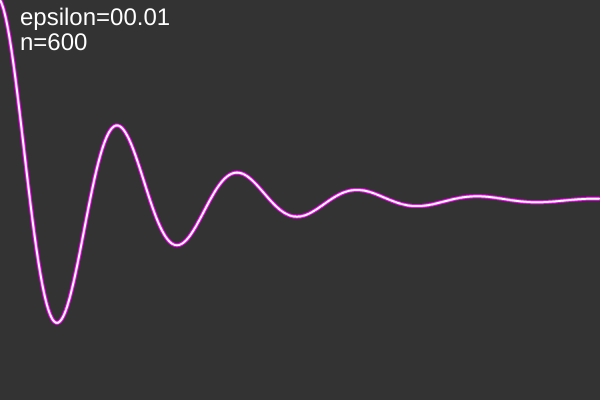
Frame 1 (no input)
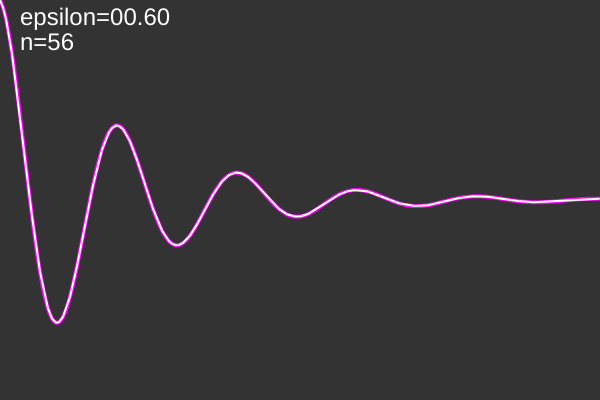
Frame 60 (no input)
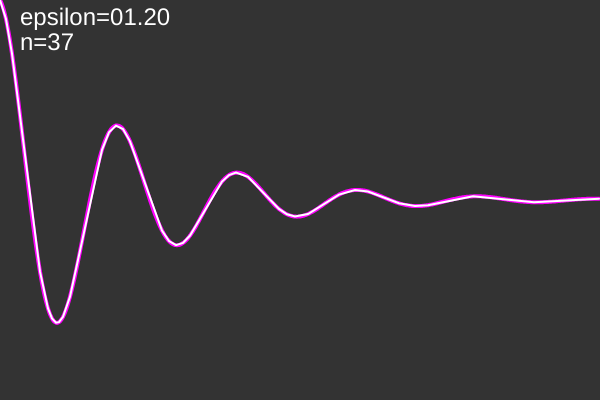
Frame 120 (the mouse pressed at the canvas centre since frame 60)

The p5.js sketch that drew these frames (run headless with seeded random() and noise() and a simulated clock; from frame 60 on, the mouse is pressed at the canvas centre):

// p5.js sketch
// ── sketch.js

// https://en.wikipedia.org/wiki/Ramer%E2%80%93Douglas%E2%80%93Peucker_algorithm

/*
    Ramer-Douglas-Peucker Algorithm

        iterative end-point fit algorithm
        An algorithm that decimates a curve composed of line segments to
            a similar curve with fewer points.
        It was one of the earliest sucessful algorithms developed for 
            cartographic generalization.

        - Idea
            The purpose of the algorithm is, given a curve composed of line segments,
                to find a similar curve with fewer points.
            The algorithm defines 'dissimilar' based on the maximum distance between
                the original curve and the simplified curve (i.e. the Hausdorff distance).
            The simplified curve consists of a subset of the points that defined the original curve.

        - Algorithm

            The starting curve is an ordered set of points or lines and the distance dimension epsilon > 0.
            The algorithm recursively divides the line.
            Initially it is given all the points between the first and last point.
            It automatically marks the first and last point to be kept.
            It then finds the point that is farthest from the line segment with the first and last points
                as end points; this point is obviously farthest on the curve from the 
                approximating line segment between the end points.
            If the point is closer than epsilon to the line segment, then any points not currently marked
                to be kept can be discarded without the simplified curve being worse than epsilon.
            If the point farthest from the line segment is greater than epsilon from the approximation
                then that point must be kept.
            The algorithm recursively calls itself with the first point and the farthest point
                and then with the farthest point and the last point, which includes the farthest point
                being marked as kept.
            When the recursion is completed a new output curve can be generated consisting of 
                all and only those points that have been marked as kept.

            - Psudocode

            * assumes the input is a 1-based array
            function DouglasPeucker(PointList[], epsilon)

                // Find the point with the maximum distance
                dmax = 0
                index = 0
                end = length(PointList)
                for i = 2 to (end - 1) {
                    d = perpendicularDistance(PointList[i], Line(PointList[1], PointList[end]))
                    if (d > dmax) {
                        index = i
                        dmax = d
                    }
                }
                ResultList[] = empty;

                // If max distance is greater than epsilon, recursively simplify
                if (dmax > epsilon) {
                    // Recursive call
                    recResults1[] = DouglasPeucker(PointList[1...index], epsilon)
                    recResults2[] = DouglasPeucker(PointList[index...end], epsilon)

                    // Build the result list
                    ResultList[] = { recResults1[1...length(recResults1)-1], recResults2[1...length(recResults2)] }
                } else {
                    ResultList[] = { PointList[1], PointList[end] }
                }

                return ResultList[]

            end

*/

const allPoints = [];
let epsilon = 0;

function setup() {
    createCanvas(600, 400);
    allPoints.push(
        ...Array(width).fill(0)
        .map((_, i) => map(i, 0, width, 0, 5))  // xval
        .map(x => exp(-x) * cos(TWO_PI * x))    // yval
        .map(y => map(y, -1, 1, height, 0))
        .map((j, i) => createVector(i, j))
    );
}

function rdp(startIndex, endIndex, allPoints, rdpPoints) {
    const nextIndex = findFurthest(allPoints, startIndex, endIndex);
    if (nextIndex > 0) {
        if(startIndex !== nextIndex) {
            rdp(startIndex, nextIndex, allPoints, rdpPoints);
        }
        rdpPoints.push(allPoints[nextIndex]);
        if (endIndex !== nextIndex) {
            rdp(nextIndex, endIndex, allPoints, rdpPoints);
        }
    }
}

function findFurthest(points, a, b) {
    let recordDistance = -1;
    let furthestIndex = -1;
    const start = points[a];
    const end   = points[b];
    for (let i = a + 1; i < b; i++) {
        const currentPoint = points[i];
        const d = lineDist(currentPoint, start, end);
        if (d > recordDistance) {
            recordDistance = d;
            furthestIndex = i;
        }
    }
    if (recordDistance > epsilon) {
        return furthestIndex;
    } else {
        return -1;
    }
}

function lineDist(currentPoint, lineStart, lineEnd) {
    const norm = scalarProjection(currentPoint, lineStart, lineEnd);
    return p5.Vector.dist(currentPoint, norm);
}

function scalarProjection(currentPoint, lineStart, lineEnd) {
    const ap = p5.Vector.sub(currentPoint, lineStart);
    const ab = p5.Vector.sub(lineEnd, lineStart);
    ab.normalize();
    ab.mult(ap.dot(ab));
    return p5.Vector.add(lineStart, ab);
}

function draw() {
    background(51);
    const rdpPoints = [];
    const total = allPoints.length;
    const start = allPoints[0];
    const end   = allPoints[total-1];

    rdpPoints.push(start);
    rdp(0, total-1, allPoints, rdpPoints);
    rdpPoints.push(end);

    epsilon += 0.01;
    if (epsilon > 100) {
        epsilon = 0;
    }

    noFill();

    stroke(255, 0, 255);
    strokeWeight(4);
    beginShape();
    for (const v of allPoints) {
        vertex(v.x, v.y);
    }
    endShape();

    stroke(255);
    strokeWeight(2);
    beginShape();
    for (const v of rdpPoints) {
        vertex(v.x, v.y);
    }
    endShape();

    fill(255);
    noStroke();
    textSize(24);
    text('epsilon='+nf(epsilon, 2, 2), 20, 25);
    text('n='+rdpPoints.length, 20, 50);
}
